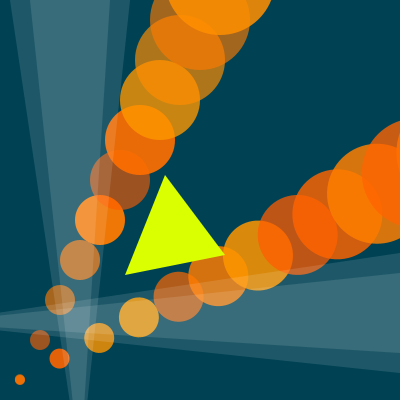
Frame 1 (no input)
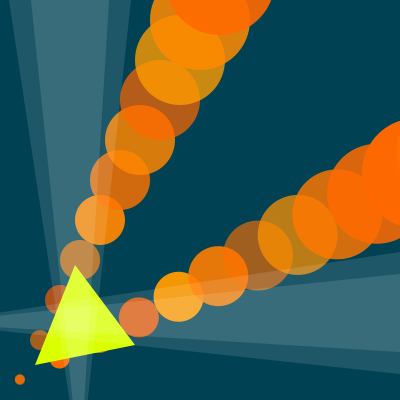
Frame 60 (the mouse pressed at the canvas centre just before this capture)
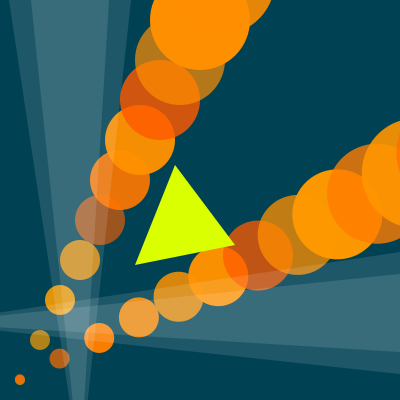
Frame 120 (the mouse held since frame 60 and released just before this capture)

The Processing sketch that drew these frames (run headless with seeded random() and noise(); from frame 60 on, the mouse is pressed at the canvas centre):

// Processing sketch: processing_100583
// ── processing_100583.pde

int i = 0;
int j=0;
int y=125;
int Speed = 10;
int Speedt1 = 1;
int Speedt2=1;
int x = 20;
int t1 = 30;
int t2=30;

void setup(){
size(400, 400);
frameRate(24);
noStroke();

}

void draw(){
  
  background(0, 66, 84);
  
  for(int i=0; i<300; i+=20){
    float l=random(230, 255);
    float m=random(89, 160);
    float n=random(140, 200);
    float p=random(155, 255);
    fill(255, m, 0, p);
    ellipse(i, 420-2*i, i/2, i/2);
  }
    for(int i=0; i<300; i+=20){
      
  pushMatrix();
  translate(227, 60);
  rotate(radians(36));
  
  
     float l=random(230, 255);
    float m=random(89, 160);
    float n=random(140, 200);
    float p=random(155, 255);
    fill(255, m, 0, p);
    ellipse(i, 420-2*i, i/2, i/2);
    
    popMatrix();
    }
   
    if (y<=25) {
    Speed=10;
  }
  if (y>=375) {
    Speed=-10;
  }
  noStroke();
    float l=random(255);
    float m=random(255);
    float n=random(255);
    float p=random(100,255);
  fill(217, 255, 0);
  triangle(y, 400-y, y+40, 300-y, y+100, 380-y);
  
  
   if (t1<=30) {
    Speedt1=1; Speedt2=-1;
  }
  if (t1>=40) {
    Speedt1=-1; Speedt2=1;
  }
    fill(255, 255, 255, 30);
triangle(t1, 0, 100+t1, 0, 80, 440+t1);
triangle(t2-20, 0, 80+t2, 0, 80, 440+t2);

  pushMatrix();
  translate(400, 243);
  rotate(radians(90));
triangle(t1, 0, 100+t1, 0, 80, 440+t1);
triangle(t2-20, 0, 80+t2, 0, 80, 440+t2);
popMatrix();
 
  y+=Speed;
  t1+=Speedt1;
  t2+=Speedt2;
}
